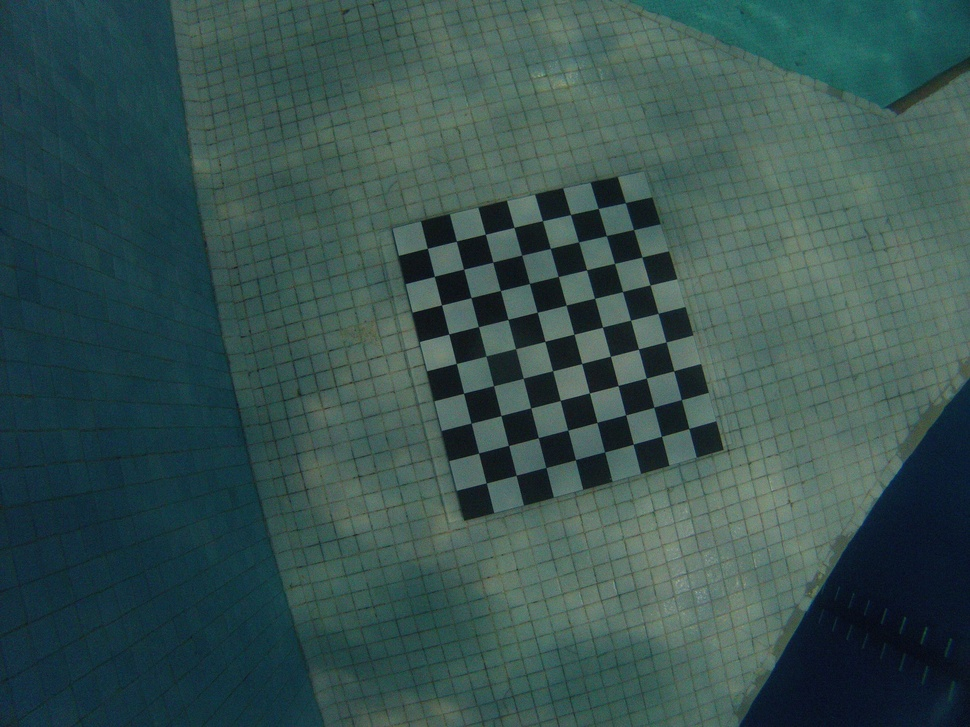
//> input picture bd_projet_scia/damier/G0010566.JPG, 970 x 727 px, shrunk from 3840 x 2880 before the run
$ ./test   (built with g++ and OpenCV 4)
//> lines starting //> are read from the running program, lines starting //| are printed output that depends on the picture; after the words box and inside, x2 and y2 are one past the last pixel; in counts of white or black regions, pixels touching at a corner belong together
#include <iostream>
#include <opencv2/opencv.hpp>
#include <opencv2/imgproc/imgproc.hpp>
#include <vector>

int main(int argc, char **argv)
{
  cv::Mat ori = cv::imread("bd_projet_scia/damier/G0010566.JPG", cv::IMREAD_COLOR);
//> ori is the input picture: 727 rows x 970 cols, CV_8UC3; mean B, G, R 79.4, 81.7, 55.4
  auto gray = ori.clone();
  auto img = ori.clone();
  cv::cvtColor(ori, gray, CV_BGR2GRAY);
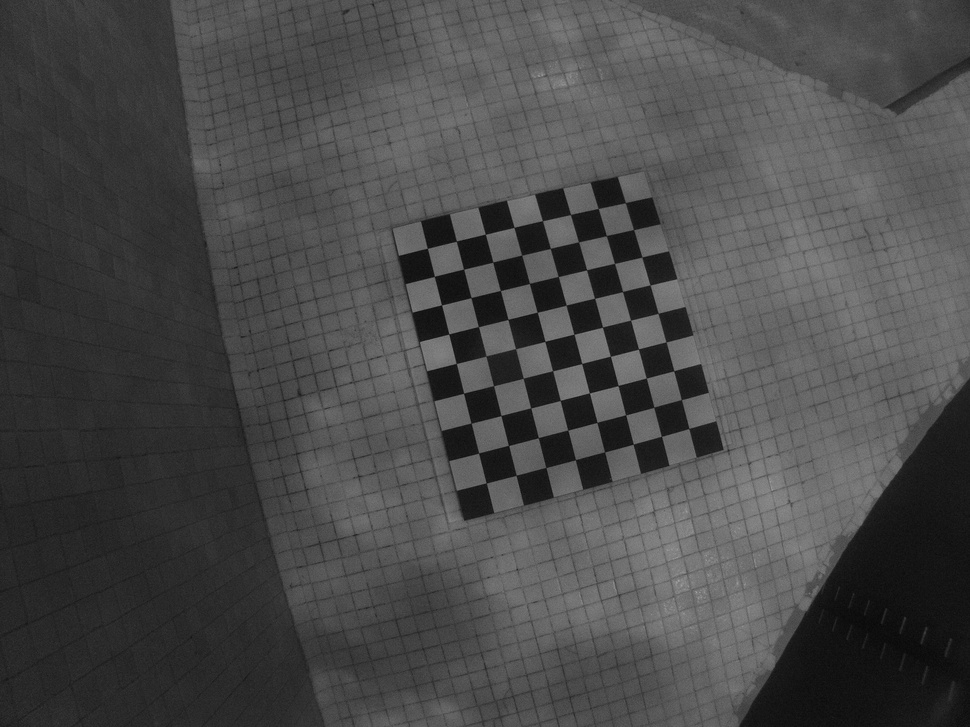
//> gray: 727 rows x 970 cols, CV_8UC1; min 7, max 165, mean 73.6
  cv::Size patternsize(8, 9);
  std::vector<cv::Point2f> corners;

  bool patternfound = findChessboardCorners(ori, patternsize, corners,
      cv::CALIB_CB_ADAPTIVE_THRESH + cv::CALIB_CB_NORMALIZE_IMAGE
      + cv::CALIB_CB_FAST_CHECK);
//> corners = 72 Points (x, y), first 12: [688.8, 428.5], [661.4, 436.3], [633.2, 444.2], [604.6, 451.9], [575.5, 459.7], [545.9, 467.6], [516.2, 475.2], [486.2, 482.8], [681.3, 399.6], [653.8, 407.3], [625.6, 414.8], [596.9, 422.4]; patternfound = true

  std::cout << "CHESSBOARD found : " << patternfound << std::endl;
//| CHESSBOARD found : 1

  //if (patternfound)
  //  cornerSubPix(gray, corners, cv::Size(11, 11), cv::Size(-1, -1),
  //      cv::TermCriteria(CV_TERMCRIT_EPS + CV_TERMCRIT_ITER, 30, 0.1));

  drawChessboardCorners(img, patternsize, cv::Mat(corners), patternfound);
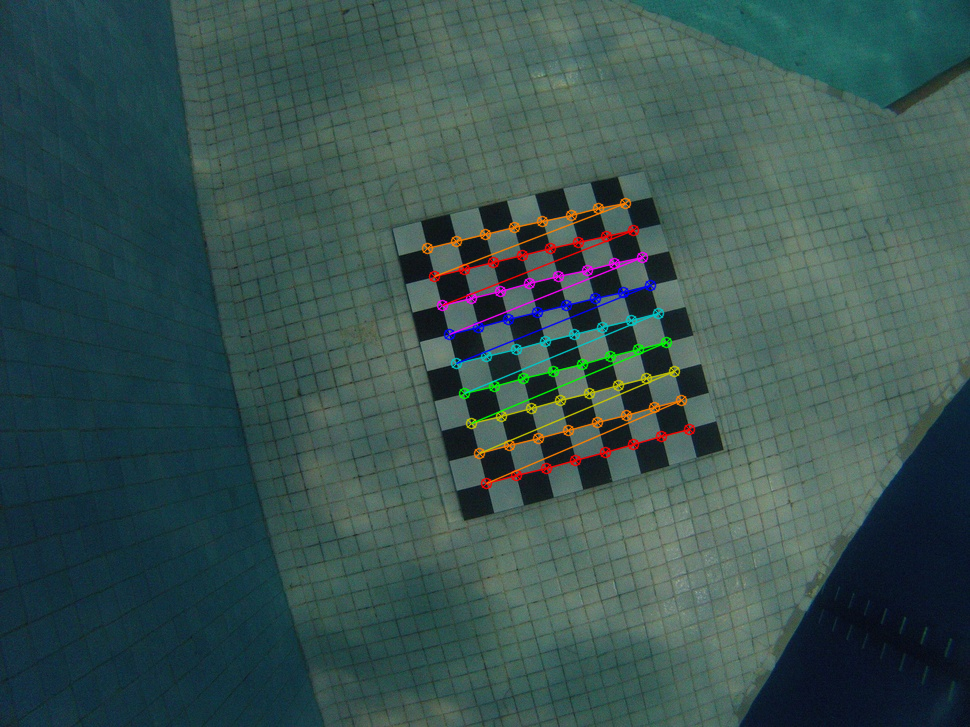
//> img: 727 rows x 970 cols, CV_8UC3; 2.19% of pixels changed, all inside (x1, y1, x2, y2) = (421, 197, 696, 490)

  cv::imwrite("IMAGE.jpg", img);

  cv::imshow("Image", img);
  cv::waitKey(0);
  cv::destroyWindow("Image");
  return 0;
}

$ run again, with bd_projet_scia/damier/G0010019.JPG copied over bd_projet_scia/damier/G0010566.JPG
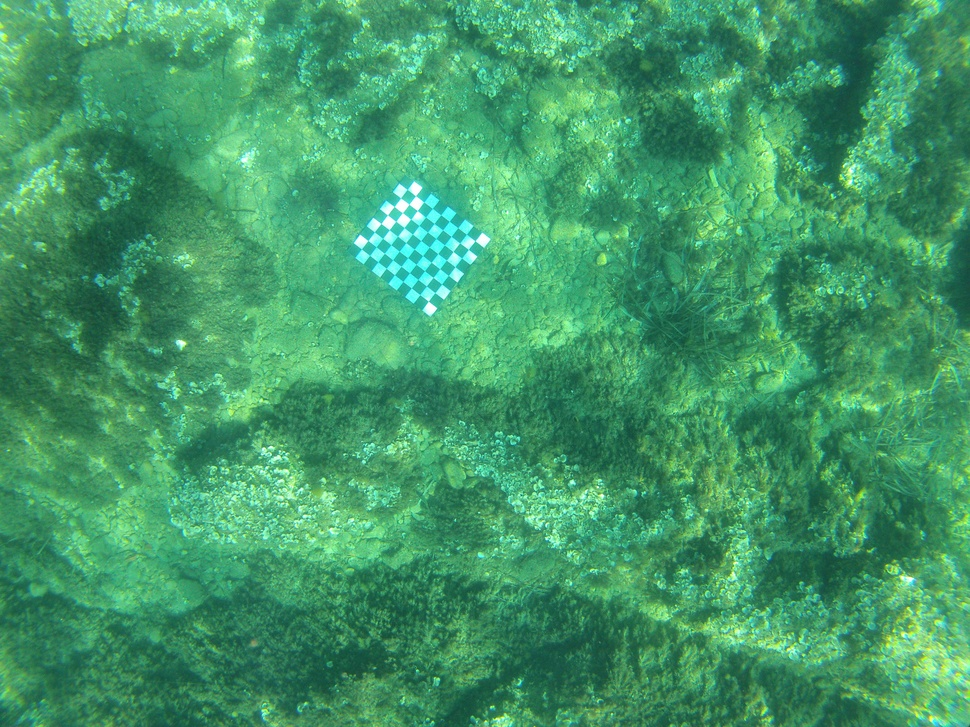
//> input picture bd_projet_scia/damier/G0010019.JPG, 970 x 727 px, shrunk from 3840 x 2880 before the run
//> ori is the input picture: 727 rows x 970 cols, CV_8UC3; mean B, G, R 103.5, 151.7, 65
//> `cv::cvtColor(ori, gray, CV_BGR2GRAY);`:
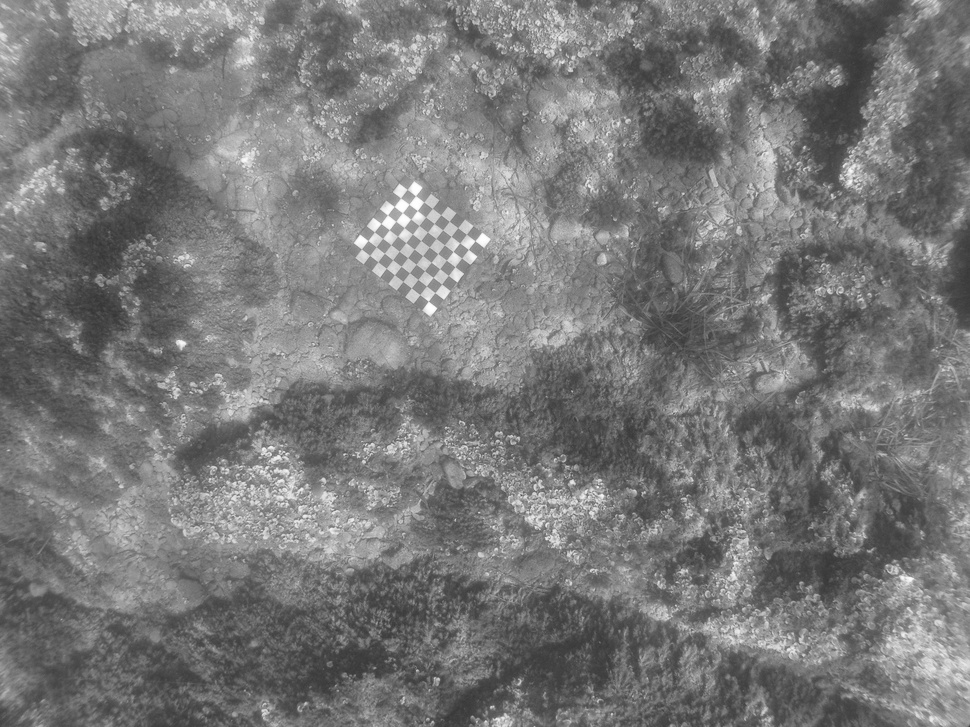
//> gray: 727 rows x 970 cols, CV_8UC1; min 52, max 255, mean 120.3
//> corners = empty; patternfound = false
//| CHESSBOARD found : 0

$ run again, with bd_projet_scia/damier/G0010022.JPG copied over bd_projet_scia/damier/G0010566.JPG
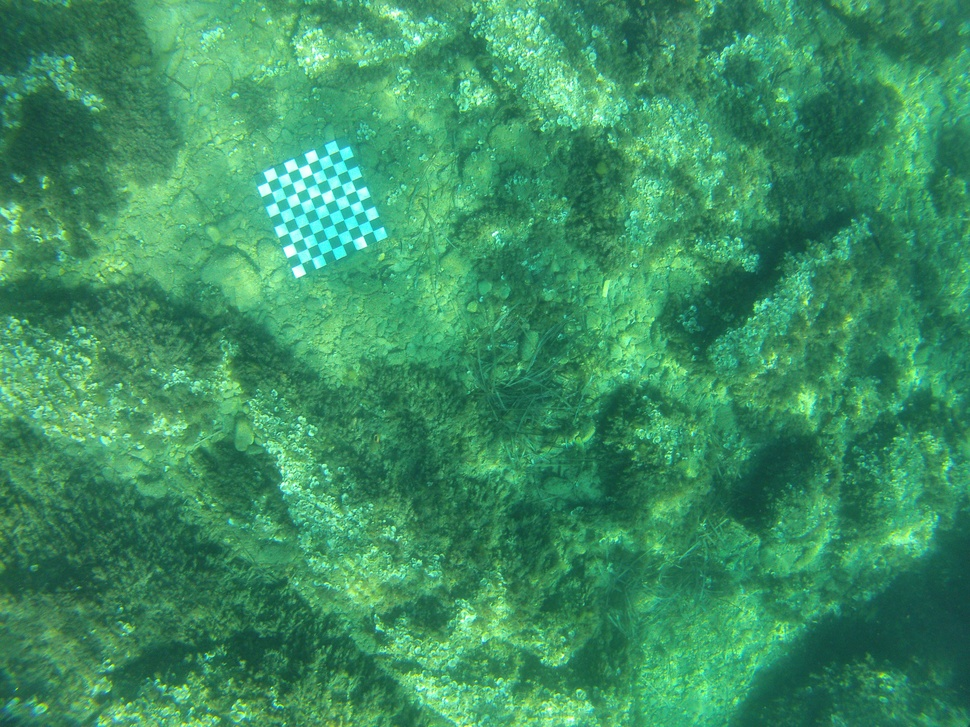
//> input picture bd_projet_scia/damier/G0010022.JPG, 970 x 727 px, shrunk from 3840 x 2880 before the run
//> ori is the input picture: 727 rows x 970 cols, CV_8UC3; mean B, G, R 98.9, 144.6, 59.1
//> `cv::cvtColor(ori, gray, CV_BGR2GRAY);`:
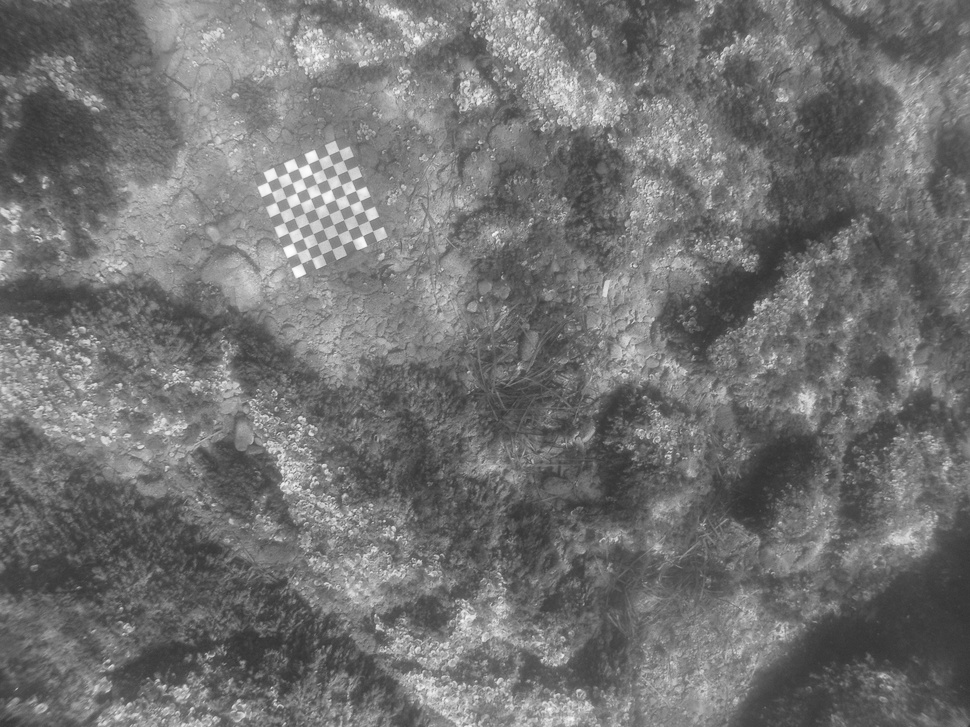
//> gray: 727 rows x 970 cols, CV_8UC1; min 49, max 255, mean 113.8
//> corners = empty; patternfound = false
//| CHESSBOARD found : 0

$ run again, with bd_projet_scia/damier/G0010044.JPG copied over bd_projet_scia/damier/G0010566.JPG
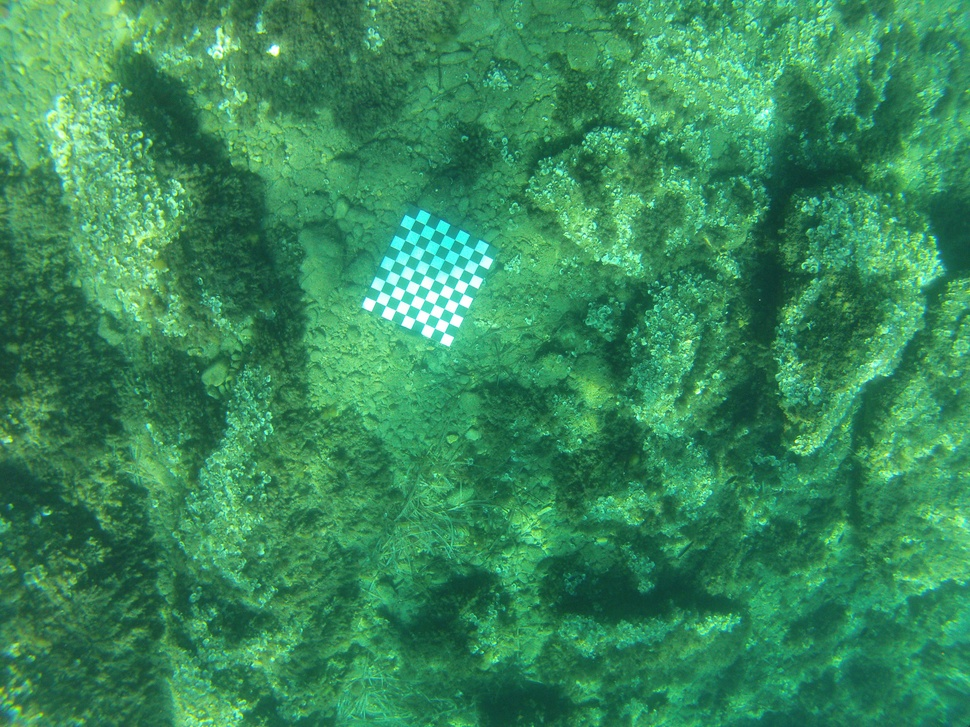
//> input picture bd_projet_scia/damier/G0010044.JPG, 970 x 727 px, shrunk from 3840 x 2880 before the run
//> ori is the input picture: 727 rows x 970 cols, CV_8UC3; mean B, G, R 90.8, 138, 54.5
//> `cv::cvtColor(ori, gray, CV_BGR2GRAY);`:
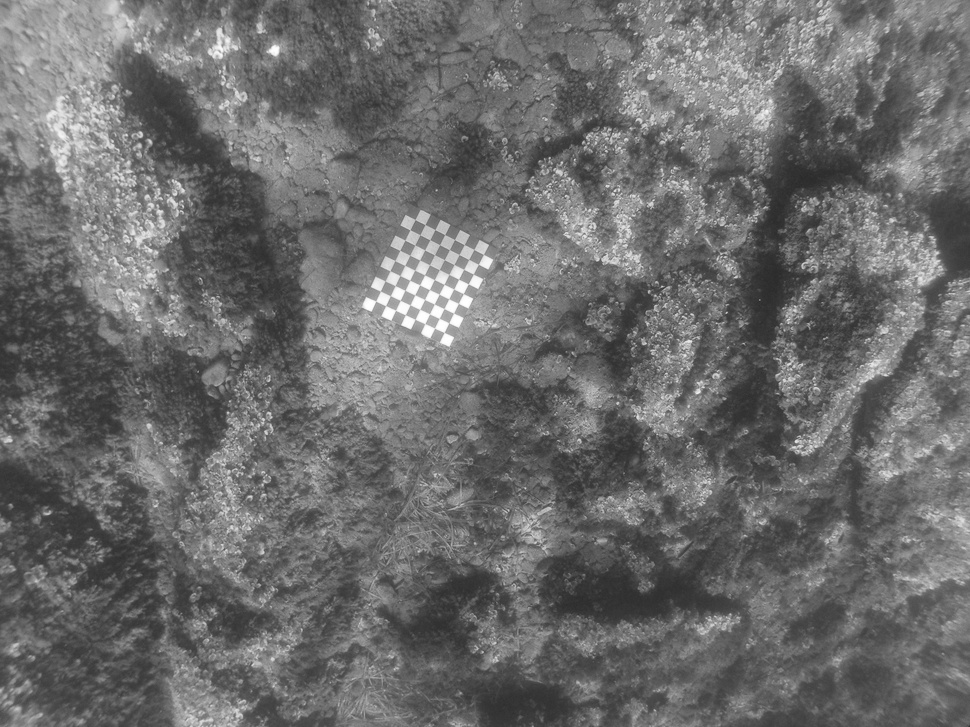
//> gray: 727 rows x 970 cols, CV_8UC1; min 39, max 255, mean 107.6
//> corners = empty; patternfound = false
//| CHESSBOARD found : 0
